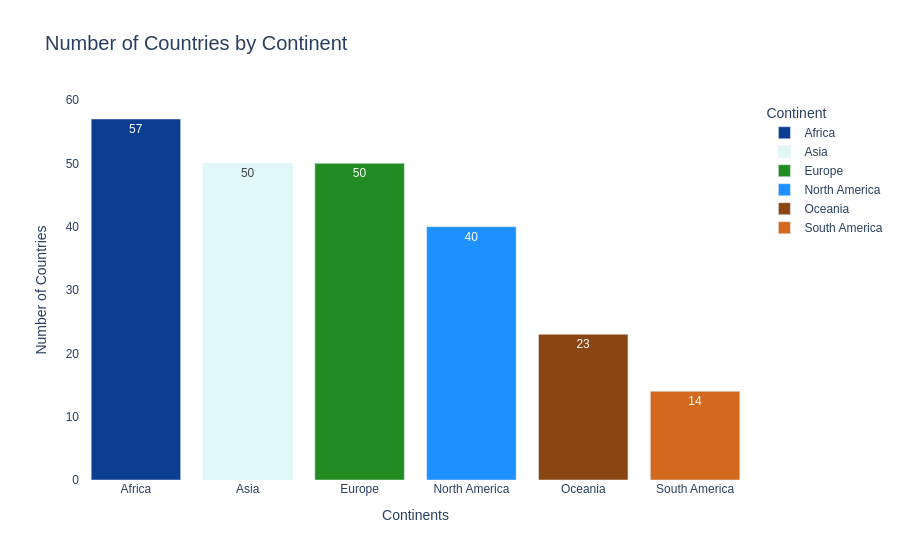

The notebook cell saved with this chart:
### Markdown cell above
# Number of Countries by Continent

### Code cell
countries_by_continent = df['Continent'].value_counts().reset_index()
countries_by_continent.columns = ['Continent', 'count']

fig = px.bar(
    countries_by_continent,
    x='Continent',
    y='count',
    color='Continent',
    text='count',
    title='Number of Countries by Continent',
    color_discrete_sequence=custom_palette
)

fig.update_layout(
    xaxis_title='Continents',
    yaxis_title='Number of Countries',
    plot_bgcolor='rgba(0,0,0,0)',
    font_family='Arial',
    title_font_size=20
)

fig.show()

### Figure 1 — Plotly figure (JSON) as saved in the notebook; plotly's stock layout.template omitted (floating-point values rounded to 4 significant figures)
{"data": [{"alignmentgroup": "True", "hovertemplate": "Continent=%{x}<br>count=%{text}<extra></extra>", "legendgroup": "Africa", "marker": {"color": "#0b3d91", "pattern": {"shape": ""}}, "name": "Africa", "offsetgroup": "Africa", "orientation": "v", "showlegend": true, "text": [57], "textposition": "auto", "type": "bar", "x": ["Africa"], "xaxis": "x", "y": [57], "yaxis": "y"}, {"alignmentgroup": "True", "hovertemplate": "Continent=%{x}<br>count=%{text}<extra></extra>", "legendgroup": "Asia", "marker": {"color": "#e0f7fa", "pattern": {"shape": ""}}, "name": "Asia", "offsetgroup": "Asia", "orientation": "v", "showlegend": true, "text": [50], "textposition": "auto", "type": "bar", "x": ["Asia"], "xaxis": "x", "y": [50], "yaxis": "y"}, {"alignmentgroup": "True", "hovertemplate": "Continent=%{x}<br>count=%{text}<extra></extra>", "legendgroup": "Europe", "marker": {"color": "#228b22", "pattern": {"shape": ""}}, "name": "Europe", "offsetgroup": "Europe", "orientation": "v", "showlegend": true, "text": [50], "textposition": "auto", "type": "bar", "x": ["Europe"], "xaxis": "x", "y": [50], "yaxis": "y"}, {"alignmentgroup": "True", "hovertemplate": "Continent=%{x}<br>count=%{text}<extra></extra>", "legendgroup": "North America", "marker": {"color": "#1e90ff", "pattern": {"shape": ""}}, "name": "North America", "offsetgroup": "North America", "orientation": "v", "showlegend": true, "text": [40], "textposition": "auto", "type": "bar", "x": ["North America"], "xaxis": "x", "y": [40], "yaxis": "y"}, {"alignmentgroup": "True", "hovertemplate": "Continent=%{x}<br>count=%{text}<extra></extra>", "legendgroup": "Oceania", "marker": {"color": "#8B4513", "pattern": {"shape": ""}}, "name": "Oceania", "offsetgroup": "Oceania", "orientation": "v", "showlegend": true, "text": [23], "textposition": "auto", "type": "bar", "x": ["Oceania"], "xaxis": "x", "y": [23], "yaxis": "y"}, {"alignmentgroup": "True", "hovertemplate": "Continent=%{x}<br>count=%{text}<extra></extra>", "legendgroup": "South America", "marker": {"color": "#D2691E", "pattern": {"shape": ""}}, "name": "South America", "offsetgroup": "South America", "orientation": "v", "showlegend": true, "text": [14], "textposition": "auto", "type": "bar", "x": ["South America"], "xaxis": "x", "y": [14], "yaxis": "y"}], "layout": {"barmode": "relative", "font": {"family": "Arial"}, "legend": {"title": {"text": "Continent"}, "tracegroupgap": 0}, "plot_bgcolor": "rgba(0,0,0,0)", "title": {"font": {"size": 20}, "text": "Number of Countries by Continent"}, "xaxis": {"anchor": "y", "categoryarray": ["Africa", "Asia", "Europe", "North America", "Oceania", "South America"], "categoryorder": "array", "domain": [0, 1], "title": {"text": "Continents"}}, "yaxis": {"anchor": "x", "domain": [0, 1], "title": {"text": "Number of Countries"}}}}
